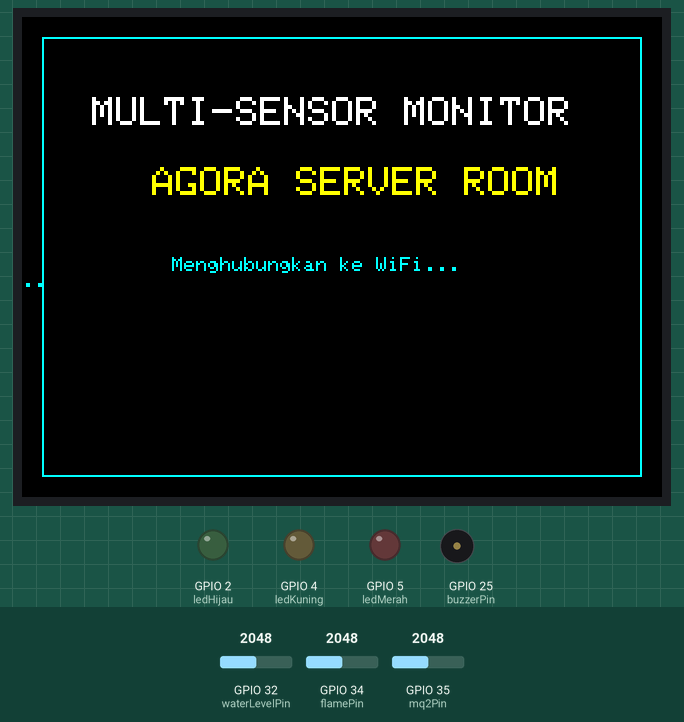
This sketch was run on a simulated ESP32. On the bench: 320×240 colour display, output pins drawn as LEDs (lit = HIGH), buzzer (waves = sounding, pin HIGH). The test bench sets the inputs (shaded band); at power-on: GPIO 32 (waterLevelPin) = 2048, GPIO 34 (flamePin) = 2048, GPIO 35 (mq2Pin) = 2048. WiFi joins after 1.5 s; servers stay silent unless stated; uploads are accepted with an empty reply; not simulated (calls return 0 or success): secrets.h; what the sketch prints to the serial monitor is not drawn.

Above: at 1.8 s.
At 3.5 s:
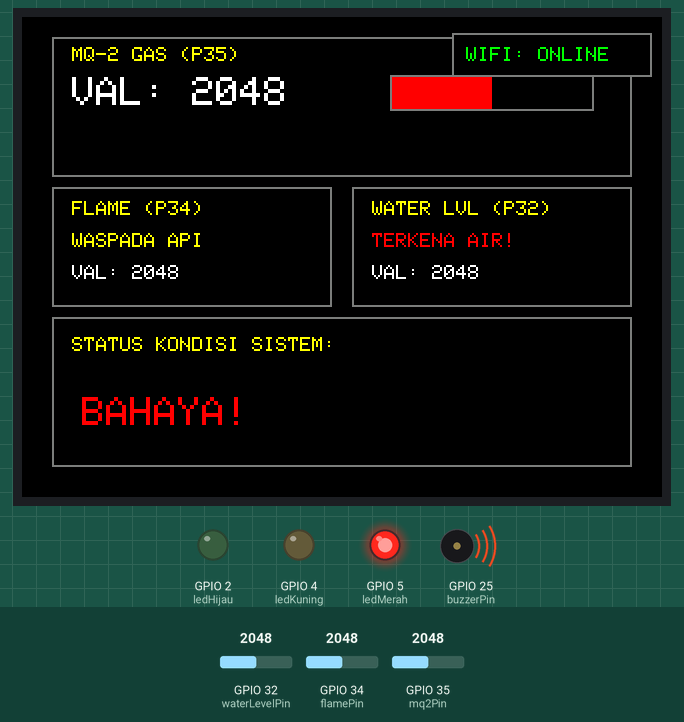
3.6 s: GPIO 32 (waterLevelPin) set to 2093
5.1 s: GPIO 34 (flamePin) set to 2633
6.7 s: GPIO 34 (flamePin) set to 2734
At 7.7 s:
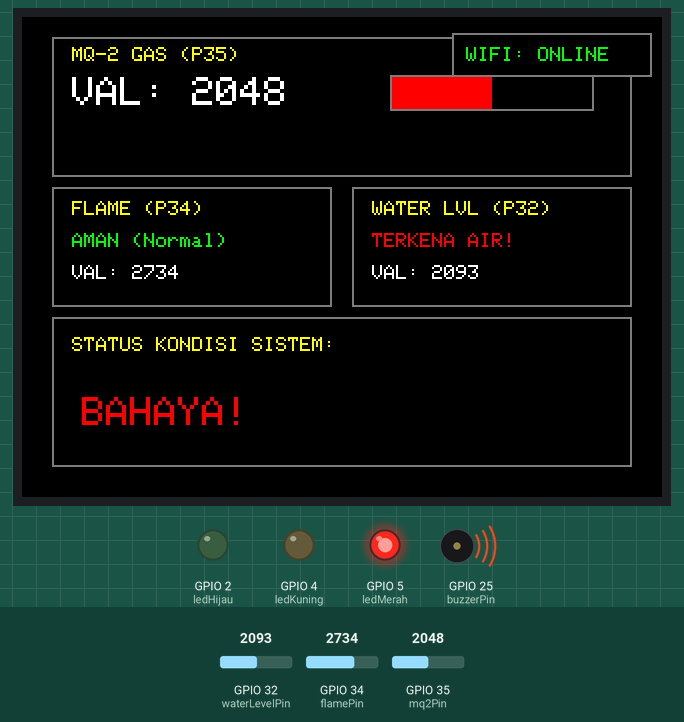
8.2 s: GPIO 35 (mq2Pin) set to 1244
At 9.1 s:
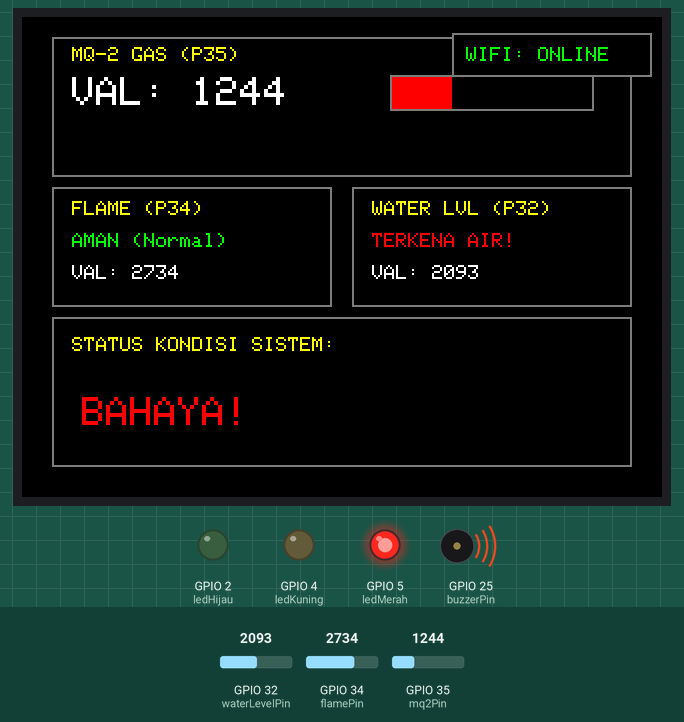
9.7 s: GPIO 35 (mq2Pin) set to 1160
At 10.9 s:
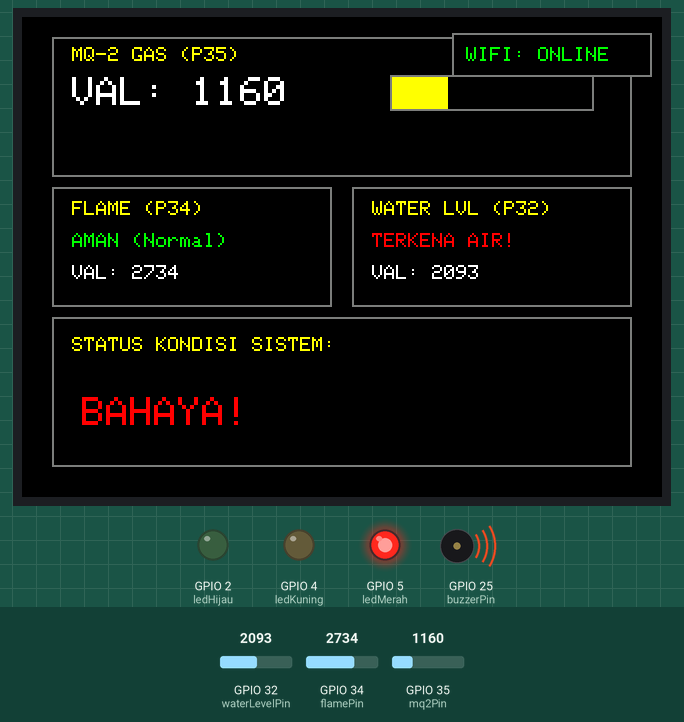
11.2 s: GPIO 32 (waterLevelPin) set to 0
At 12.6 s:
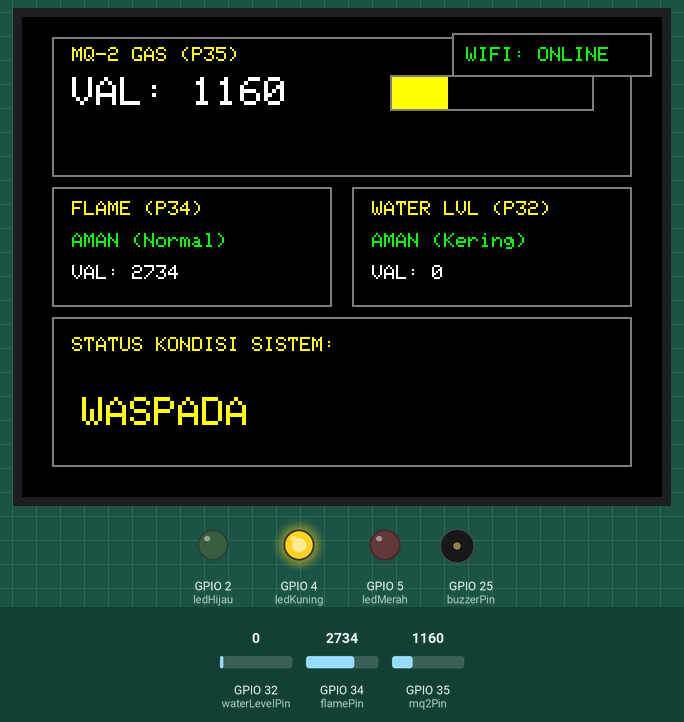
Timing chart, 0 to 13.7 s (numbered marks = the images above; inputs shaded):
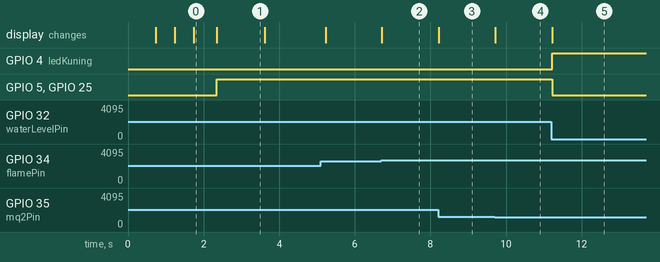

The sketch:

smart_motor_mqtt.ino
```cpp
// =============================================================================
// MONITORING RUANG SERVER - ESP32 ↔ AGORA (SESUAI DOKUMEN IOT-SERVER-ROOM-API.MD V1.0)
// Hardware: MQ-2 Gas (GPIO35), Flame Analog (GPIO34), Water Level (GPIO32),
//           TFT ILI9341 Fast-SPI, LED Indikator (5, 4, 2), Buzzer (25)
// =============================================================================

#include <SPI.h>
#include <Adafruit_GFX.h>
#include <Adafruit_ILI9341.h>
#include <WiFi.h>
#include <WiFiClientSecure.h>
#include <HTTPClient.h>

// Kredensial, Token & Root CA dimuat dari file terpisah (secrets.h)
#include "secrets.h"

// ==========================================
// 1. PIN HARDWARE ASLI
// ==========================================
#define TFT_CS     23
#define TFT_RST    22
#define TFT_DC     21
#define TFT_MOSI   19
#define TFT_SCLK   18

Adafruit_ILI9341 tft = Adafruit_ILI9341(&SPI, TFT_DC, TFT_CS, TFT_RST);

const int mq2Pin        = 35; // Sensor Gas MQ-2
const int flamePin      = 34; // Sensor Api (Flame Analog)
const int waterLevelPin = 32; // Sensor Ketinggian Air

const int ledMerah  = 5;
const int ledKuning = 4;
const int ledHijau  = 2;
const int buzzerPin = 25;

// ==========================================
// 2. AMBANG BATAS SENSOR (KALIBRASI RIIL)
// Sesuai Bagian 5 pada iot-server-room-api.md v1.0
// ==========================================
const int THRESHOLD_MQ2_SEDANG = 600;   // Waspada Gas (>= 600)
const int THRESHOLD_MQ2_TINGGI = 1200;  // Bahaya Gas (>= 1200)
const int THRESHOLD_FLAME_WARN = 2700;  // Waspada Api (< 2700)
const int THRESHOLD_FLAME_DANG = 2000;  // Bahaya Api (< 2000, nilai terbalik)
const int THRESHOLD_WATER      = 20;    // Bahaya Air (>= 20, tergenang air)

// Cache Tampilan TFT
int lastGasValue       = -1;
int lastFlameValue     = -1;
int lastWaterValue     = -1;
String lastGasStat     = "";
bool lastWifiStatus    = false;

// Pelacak Interval Waktu Pengiriman (Non-Blocking)
unsigned long lastSendTime          = 0;
unsigned long lastWifiReconnectTime = 0;
const unsigned long SEND_INTERVAL_MS = 5000; // Kirim rutin setiap 5 Detik

// Proteksi agar tidak membombardir server saat otentikasi gagal (401)
unsigned long authErrorBackoffUntil = 0;
const unsigned long AUTH_BACKOFF_MS = 60000; // Jeda 60 detik jika dapat kode 401

// Variabel Global Sensor
int currentMq2Val   = 0;
int currentFlameVal = 0;
int currentWaterVal = 0;
String currentStatus = "AMAN";

// ==========================================
// 3. INDIKATOR JARINGAN PADA TFT
// ==========================================
void updateNetworkIndicator(bool wifiOk) {
  tft.fillRect(215, 8, 100, 22, ILI9341_BLACK);
  tft.drawRect(215, 8, 100, 22, ILI9341_DARKGREY);

  tft.setTextSize(1);
  tft.setCursor(222, 15);
  if (wifiOk) {
    tft.setTextColor(ILI9341_GREEN);
    tft.print("WIFI: ONLINE");
  } else {
    tft.setTextColor(ILI9341_RED);
    tft.print("NO WIFI");
  }
}

// ==========================================
// 4. PENGIRIMAN DATA KE AGORA (HTTPS POST DENGAN ROOT CA)
// Sesuai Bagian 3 & 4 pada iot-server-room-api.md v1.0
// ==========================================
void sendReadingToAgora(int gas, int flame, int water) {
  if (WiFi.status() != WL_CONNECTED) {
    return;
  }

  // Jika token salah (401), jeda sementara agar tidak membanjiri server
  if (millis() < authErrorBackoffUntil) {
    Serial.println("[AGORA HTTP] Menunggu jeda otentikasi 401 (cek DEVICE_TOKEN di secrets.h)...");
    return;
  }

  HTTPClient http;
  http.setTimeout(4000); // Timeout 4 detik agar loop TFT & alarm tidak terblokir

  bool isHttps = String(AGORA_URL).startsWith("https://");
  WiFiClient plainClient;
  WiFiClientSecure secClient;

  if (isHttps) {
    // Mode Cloud (HTTPS): Pasang sertifikat Root CA resmi
    secClient.setCACert(ROOT_CA);
    if (!http.begin(secClient, AGORA_URL)) {
      Serial.println("[AGORA TLS] Gagal menginisialisasi koneksi HTTPS");
      return;
    }
  } else {
    // Mode Lokal (HTTP): Menggunakan koneksi plain HTTP ke server lokal
    if (!http.begin(plainClient, AGORA_URL)) {
      Serial.println("[AGORA HTTP] Gagal menginisialisasi koneksi HTTP");
      return;
    }
  }

  // Header wajib sesuai spesifikasi dokumen
  http.addHeader("Content-Type", "application/json");
  http.addHeader("Accept", "application/json");
  // Token TIDAK PERNAH dicetak ke Serial Monitor demi keamanan
  http.addHeader("Authorization", String("Bearer ") + DEVICE_TOKEN);

  // Body JSON sesuai spesifikasi v1.0:
  // { "device_id": "server-room-1", "gas": 567, "flame": 4095, "water": 0, "rssi": -65, "uptime_s": 120 }
  String body = "{";
  body += "\"device_id\":\"" + String(DEVICE_ID) + "\",";
  body += "\"gas\":" + String(gas) + ",";
  body += "\"flame\":" + String(flame) + ",";
  body += "\"water\":" + String(water) + ",";
  body += "\"rssi\":" + String(WiFi.RSSI()) + ",";
  body += "\"uptime_s\":" + String(millis() / 1000);
  body += "}";

  int httpCode = http.POST(body);

  // Logging Serial sesuai kode respons HTTP (tanpa mencetak token)
  if (httpCode == 204 || httpCode == 200) {
    Serial.printf("[AGORA HTTP %d] Sukses: Data telemetry berhasil diterima Agora.\n", httpCode);
  } else if (httpCode == 401) {
    Serial.println("[AGORA HTTP 401] Unauthorized: Token salah atau belum berawalan 'iot_'.");
    Serial.println("[AGORA HTTP 401] Menjeda pengiriman selama 60 detik. Periksa DEVICE_TOKEN di secrets.h!");
    authErrorBackoffUntil = millis() + AUTH_BACKOFF_MS;
  } else if (httpCode == 422) {
    String respBody = http.getString();
    Serial.printf("[AGORA HTTP 422] Validasi gagal! Body respons server: %s\n", respBody.c_str());
  } else if (httpCode == 429) {
    Serial.println("[AGORA HTTP 429] Too Many Requests: Terlalu sering mengirim. Menjaga interval 5 detik.");
  } else if (httpCode < 0) {
    Serial.printf("[AGORA TLS/NET ERROR %d] Gagal koneksi/TLS: %s\n", httpCode, http.errorToString(httpCode).c_str());
  } else {
    Serial.printf("[AGORA HTTP %d] Respons server: %s\n", httpCode, http.getString().c_str());
  }

  http.end();
}

// ==========================================
// 5. SETUP
// ==========================================
void setup() {
  Serial.begin(115200);
  delay(500);

  pinMode(ledMerah, OUTPUT);
  pinMode(ledKuning, OUTPUT);
  pinMode(ledHijau, OUTPUT);
  pinMode(buzzerPin, OUTPUT);
  pinMode(waterLevelPin, INPUT_PULLDOWN);

  digitalWrite(ledMerah, LOW);
  digitalWrite(ledKuning, LOW);
  digitalWrite(ledHijau, LOW);
  digitalWrite(buzzerPin, LOW);

  // Inisialisasi Layar TFT Fast-SPI
  SPI.begin(TFT_SCLK, -1, TFT_MOSI, TFT_CS);
  tft.begin(40000000);
  tft.setRotation(1);
  tft.fillScreen(ILI9341_BLACK);

  tft.drawRect(10, 10, 300, 220, ILI9341_CYAN);
  tft.setTextColor(ILI9341_WHITE);
  tft.setTextSize(2);
  tft.setCursor(35, 40);
  tft.println("MULTI-SENSOR MONITOR");

  tft.setCursor(65, 75);
  tft.setTextColor(ILI9341_YELLOW);
  tft.println("AGORA SERVER ROOM");

  // Inisialisasi WiFi
  tft.setTextSize(1);
  tft.setTextColor(ILI9341_CYAN);
  tft.setCursor(75, 120);
  tft.println("Menghubungkan ke WiFi...");

  Serial.println("\n[SYSTEM] Memulai ESP32 Server Room Monitor...");
  Serial.printf("[WIFI] Menghubungkan ke SSID: %s\n", WIFI_SSID);

  WiFi.mode(WIFI_STA);
  WiFi.begin(WIFI_SSID, WIFI_PASS);
  WiFi.setSleep(false); // Cegah sleep agar latency rendah

  int timeout = 0;
  while (WiFi.status() != WL_CONNECTED && timeout < 25) {
    delay(500);
    tft.print(".");
    Serial.print(".");
    timeout++;
  }

  if (WiFi.status() == WL_CONNECTED) {
    Serial.printf("\n[WIFI] Tersambung! IP ESP32: %s, RSSI: %d dBm\n",
                  WiFi.localIP().toString().c_str(), WiFi.RSSI());
  } else {
    Serial.println("\n[WIFI] Belum tersambung, akan terus mencoba di background...");
  }

  // Gambar Layout Dashboard TFT
  tft.fillScreen(ILI9341_BLACK);

  tft.drawRect(15, 10, 290, 70, ILI9341_DARKGREY);
  tft.setTextColor(ILI9341_YELLOW);
  tft.setTextSize(1);
  tft.setCursor(25, 15);
  tft.println("MQ-2 GAS (P35)");

  tft.drawRect(15, 85, 140, 60, ILI9341_DARKGREY);
  tft.setCursor(25, 92);
  tft.setTextColor(ILI9341_YELLOW);
  tft.println("FLAME (P34)");

  tft.drawRect(165, 85, 140, 60, ILI9341_DARKGREY);
  tft.setCursor(175, 92);
  tft.setTextColor(ILI9341_YELLOW);
  tft.println("WATER LVL (P32)");

  tft.drawRect(15, 150, 290, 75, ILI9341_DARKGREY);
  tft.setCursor(25, 160);
  tft.setTextColor(ILI9341_YELLOW);
  tft.println("STATUS KONDISI SISTEM:");

  updateNetworkIndicator(WiFi.status() == WL_CONNECTED);
  lastWifiStatus = (WiFi.status() == WL_CONNECTED);
}

// ==========================================
// 6. LOOP UTAMA (NON-BLOCKING)
// ==========================================
void loop() {
  unsigned long now = millis();

  // 1. Reconnect WiFi Non-Blocking
  bool wifiConnected = (WiFi.status() == WL_CONNECTED);
  if (!wifiConnected) {
    if (now - lastWifiReconnectTime >= 5000) {
      lastWifiReconnectTime = now;
      Serial.println("[WIFI] Koneksi terputus, mencoba menyambung ulang...");
      WiFi.disconnect();
      WiFi.reconnect();
    }
  }

  if (wifiConnected != lastWifiStatus) {
    updateNetworkIndicator(wifiConnected);
    if (wifiConnected) {
      Serial.printf("[WIFI] Tersambung kembali! IP ESP32: %s, RSSI: %d dBm\n",
                    WiFi.localIP().toString().c_str(), WiFi.RSSI());
    }
    lastWifiStatus = wifiConnected;
  }

  // 2. Baca Sensor Analog & Rata-rata Water Level
  currentMq2Val   = analogRead(mq2Pin);
  currentFlameVal = analogRead(flamePin);

  long waterSum = 0;
  for (int i = 0; i < 5; i++) {
    waterSum += analogRead(waterLevelPin);
  }
  currentWaterVal = waterSum / 5;

  // 3. Update Visual TFT: Gas MQ-2
  if (abs(currentMq2Val - lastGasValue) > 10) {
    tft.fillRect(25, 30, 150, 20, ILI9341_BLACK);
    tft.setTextSize(2);
    tft.setCursor(25, 30);
    tft.setTextColor(ILI9341_WHITE);
    tft.print("VAL: ");
    tft.print(currentMq2Val);

    int barWidth = map(currentMq2Val, 0, 4095, 0, 100);
    barWidth = constrain(barWidth, 0, 100);
    tft.fillRect(185, 30, 100, 16, ILI9341_BLACK);
    tft.drawRect(184, 29, 102, 18, ILI9341_DARKGREY);

    uint16_t barColor = ILI9341_GREEN;
    if (currentMq2Val >= THRESHOLD_MQ2_TINGGI) barColor = ILI9341_RED;
    else if (currentMq2Val >= THRESHOLD_MQ2_SEDANG) barColor = ILI9341_YELLOW;

    tft.fillRect(185, 30, barWidth, 16, barColor);
    lastGasValue = currentMq2Val;
  }

  // 4. Update Visual TFT: Flame (Api)
  if (abs(currentFlameVal - lastFlameValue) > 10) {
    tft.fillRect(25, 106, 120, 34, ILI9341_BLACK);
    tft.setTextSize(1);
    tft.setCursor(25, 108);
    tft.setTextColor(currentFlameVal < THRESHOLD_FLAME_DANG ? ILI9341_RED : (currentFlameVal < THRESHOLD_FLAME_WARN ? ILI9341_YELLOW : ILI9341_GREEN));
    tft.print(currentFlameVal < THRESHOLD_FLAME_DANG ? "API BAHAYA!" : (currentFlameVal < THRESHOLD_FLAME_WARN ? "WASPADA API" : "AMAN (Normal)"));
    tft.setCursor(25, 124);
    tft.setTextColor(ILI9341_WHITE);
    tft.print("VAL: " + String(currentFlameVal));
    lastFlameValue = currentFlameVal;
  }

  // 5. Update Visual TFT: Water Level
  if (abs(currentWaterVal - lastWaterValue) > 2) {
    tft.fillRect(175, 106, 120, 34, ILI9341_BLACK);
    tft.setTextSize(1);
    tft.setCursor(175, 108);
    tft.setTextColor(currentWaterVal >= THRESHOLD_WATER ? ILI9341_RED : ILI9341_GREEN);
    tft.print(currentWaterVal >= THRESHOLD_WATER ? "TERKENA AIR!" : "AMAN (Kering)");
    tft.setCursor(175, 124);
    tft.setTextColor(ILI9341_WHITE);
    tft.print("VAL: " + String(currentWaterVal));
    lastWaterValue = currentWaterVal;
  }

  // 6. Evaluasi Ambang Batas Sensor
  String gasStat = "AMAN";
  uint16_t gasColor = ILI9341_GREEN;

  bool isGasDanger    = (currentMq2Val >= THRESHOLD_MQ2_TINGGI);
  bool isGasWarning   = (currentMq2Val >= THRESHOLD_MQ2_SEDANG && currentMq2Val < THRESHOLD_MQ2_TINGGI);
  bool isFlameDanger  = (currentFlameVal < THRESHOLD_FLAME_DANG);
  bool isFlameWarning = (currentFlameVal < THRESHOLD_FLAME_WARN && !isFlameDanger);
  bool isWaterDanger  = (currentWaterVal >= THRESHOLD_WATER);

  bool isAnyDanger  = (isGasDanger || isFlameDanger || isWaterDanger);
  bool isAnyWarning = (isGasWarning || isFlameWarning);

  if (isAnyDanger) {
    gasStat = "BAHAYA!";
    gasColor = ILI9341_RED;
  } else if (isAnyWarning) {
    gasStat = "WASPADA";
    gasColor = ILI9341_YELLOW;
  }

  currentStatus = gasStat;

  // 7. Update Status TFT & Alarm Fisik Seketika
  if (gasStat != lastGasStat) {
    tft.fillRect(25, 180, 270, 38, ILI9341_BLACK);
    tft.setTextSize(2);
    tft.setCursor(30, 190);
    tft.setTextColor(gasColor);
    tft.print(gasStat);
    lastGasStat = gasStat;
  }

  if (isAnyDanger) {
    digitalWrite(ledMerah, HIGH);
    digitalWrite(ledKuning, LOW);
    digitalWrite(ledHijau, LOW);
    digitalWrite(buzzerPin, HIGH);
  } else if (isAnyWarning) {
    digitalWrite(ledMerah, LOW);
    digitalWrite(ledKuning, HIGH);
    digitalWrite(ledHijau, LOW);
    digitalWrite(buzzerPin, LOW);
  } else {
    digitalWrite(ledMerah, LOW);
    digitalWrite(ledKuning, LOW);
    digitalWrite(ledHijau, HIGH);
    digitalWrite(buzzerPin, LOW);
  }

  // =========================================================================
  // 8. PENGIRIMAN DATA KE AGORA SETIAP 5 DETIK SEKALI (NON-BLOCKING)
  // =========================================================================
  if (now - lastSendTime >= SEND_INTERVAL_MS) {
    lastSendTime = now;
    sendReadingToAgora(currentMq2Val, currentFlameVal, currentWaterVal);
  }

  delay(15);
}
```

Measured:
- the behaviour switches between 2699 and 2700 on GPIO 34 (flamePin) (found by bisection; images 1 and 2)
- the behaviour switches between 1200 and 1199 on GPIO 35 (mq2Pin) (found by bisection; images 3 and 4)
- after the input at 6.7 s, the display: changes at once (image 2)
- after the input at 8.2 s, the display: changes at once (image 3)
- after the input at 9.7 s, the display: changes at once (image 4)
- after the input at 11.2 s, GPIO 4 (ledKuning): LOW → HIGH at once; GPIO 5 (ledMerah), GPIO 25 (buzzerPin): HIGH → LOW at once; the display: changes at once (image 5)
- what the display in image 0 shows lasts 0.7 s, from 1.7 s to 2.4 s
